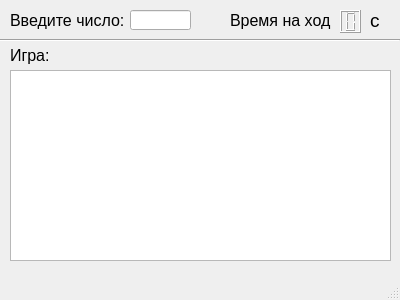
<?xml version="1.0" encoding="UTF-8"?>
<ui version="4.0">
 <class>MainWindow</class>
 <widget class="QMainWindow" name="MainWindow">
  <property name="geometry">
   <rect>
    <x>0</x>
    <y>0</y>
    <width>400</width>
    <height>300</height>
   </rect>
  </property>
  <property name="sizePolicy">
   <sizepolicy hsizetype="Fixed" vsizetype="Fixed">
    <horstretch>0</horstretch>
    <verstretch>0</verstretch>
   </sizepolicy>
  </property>
  <property name="minimumSize">
   <size>
    <width>400</width>
    <height>300</height>
   </size>
  </property>
  <property name="maximumSize">
   <size>
    <width>400</width>
    <height>300</height>
   </size>
  </property>
  <property name="windowTitle">
   <string>MainWindow</string>
  </property>
  <widget class="QWidget" name="centralwidget">
   <widget class="QLabel" name="label">
    <property name="geometry">
     <rect>
      <x>10</x>
      <y>10</y>
      <width>121</width>
      <height>20</height>
     </rect>
    </property>
    <property name="font">
     <font>
      <pointsize>12</pointsize>
     </font>
    </property>
    <property name="text">
     <string>Введите число:</string>
    </property>
   </widget>
   <widget class="QLabel" name="label_2">
    <property name="geometry">
     <rect>
      <x>10</x>
      <y>40</y>
      <width>61</width>
      <height>31</height>
     </rect>
    </property>
    <property name="font">
     <font>
      <pointsize>12</pointsize>
     </font>
    </property>
    <property name="text">
     <string>Игра:</string>
    </property>
   </widget>
   <widget class="QTableView" name="tableView">
    <property name="enabled">
     <bool>true</bool>
    </property>
    <property name="geometry">
     <rect>
      <x>10</x>
      <y>70</y>
      <width>381</width>
      <height>191</height>
     </rect>
    </property>
    <property name="sizePolicy">
     <sizepolicy hsizetype="Fixed" vsizetype="Fixed">
      <horstretch>0</horstretch>
      <verstretch>0</verstretch>
     </sizepolicy>
    </property>
    <property name="horizontalScrollBarPolicy">
     <enum>Qt::ScrollBarAlwaysOff</enum>
    </property>
   </widget>
   <widget class="Line" name="line">
    <property name="geometry">
     <rect>
      <x>0</x>
      <y>30</y>
      <width>400</width>
      <height>20</height>
     </rect>
    </property>
    <property name="orientation">
     <enum>Qt::Horizontal</enum>
    </property>
   </widget>
   <widget class="QLCDNumber" name="lcdNumber">
    <property name="geometry">
     <rect>
      <x>340</x>
      <y>10</y>
      <width>21</width>
      <height>23</height>
     </rect>
    </property>
    <property name="digitCount">
     <number>1</number>
    </property>
   </widget>
   <widget class="QLabel" name="label_3">
    <property name="geometry">
     <rect>
      <x>370</x>
      <y>10</y>
      <width>20</width>
      <height>20</height>
     </rect>
    </property>
    <property name="font">
     <font>
      <pointsize>14</pointsize>
     </font>
    </property>
    <property name="text">
     <string>с</string>
    </property>
   </widget>
   <widget class="QLineEdit" name="lineEdit">
    <property name="geometry">
     <rect>
      <x>130</x>
      <y>10</y>
      <width>61</width>
      <height>20</height>
     </rect>
    </property>
    <property name="sizePolicy">
     <sizepolicy hsizetype="Fixed" vsizetype="Fixed">
      <horstretch>0</horstretch>
      <verstretch>0</verstretch>
     </sizepolicy>
    </property>
    <property name="font">
     <font>
      <pointsize>14</pointsize>
     </font>
    </property>
    <property name="text">
     <string/>
    </property>
    <property name="alignment">
     <set>Qt::AlignCenter</set>
    </property>
   </widget>
   <widget class="QLabel" name="label_4">
    <property name="geometry">
     <rect>
      <x>230</x>
      <y>10</y>
      <width>101</width>
      <height>21</height>
     </rect>
    </property>
    <property name="font">
     <font>
      <pointsize>12</pointsize>
     </font>
    </property>
    <property name="text">
     <string>Время на ход:</string>
    </property>
   </widget>
  </widget>
  <widget class="QStatusBar" name="statusbar"/>
 </widget>
 <resources/>
 <connections/>
</ui>
